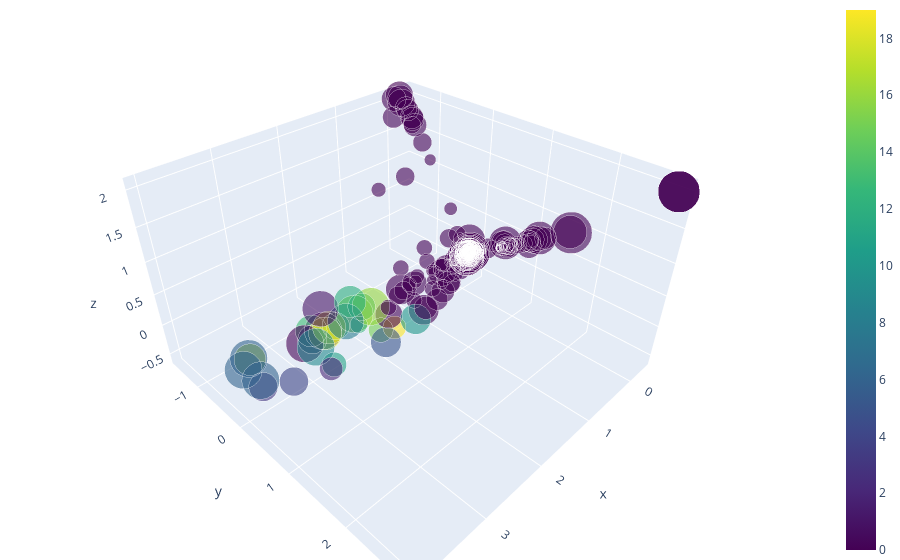

Notebook code for this chart:
### Markdown cell above
Now that the similarity matrix has been calculated it is very quick and easy to produce additional plots. For instance with a higher threshold, thus filtering out less significant articles or specifying a different number of topics to color-code.

### Code cell
test3DPlotOfCosineSimilarity(allDict,matrix=matrix,numTopics=20, threshold=0.6)

### Figure 1 — Plotly figure (JSON) as saved in the notebook; plotly's stock layout.template omitted (floating-point values rounded to 4 significant figures; data arrays with more than 128 entries replaced by an {"elided": "..."} marker saying what was removed)
{"data": [{"hoverinfo": "text", "marker": {"color": {"elided": "645 int values"}, "colorscale": [[0, "#440154"], [0.1111, "#482878"], [0.2222, "#3e4989"], [0.3333, "#31688e"], [0.4444, "#26828e"], [0.5556, "#1f9e89"], [0.6667, "#35b779"], [0.7778, "#6ece58"], [0.8889, "#b5de2b"], [1, "#fde725"]], "opacity": 0.6, "showscale": true, "size": {"elided": "645 int values"}}, "mode": "markers", "text": {"elided": "645 str values"}, "textfont": {"color": "crimson", "family": "sans serif", "size": 8}, "type": "scatter3d", "x": {"elided": "645 float values"}, "y": {"elided": "645 float values"}, "z": {"elided": "645 float values"}}], "layout": {"margin": {"b": 0, "l": 0, "r": 0, "t": 0}}}
